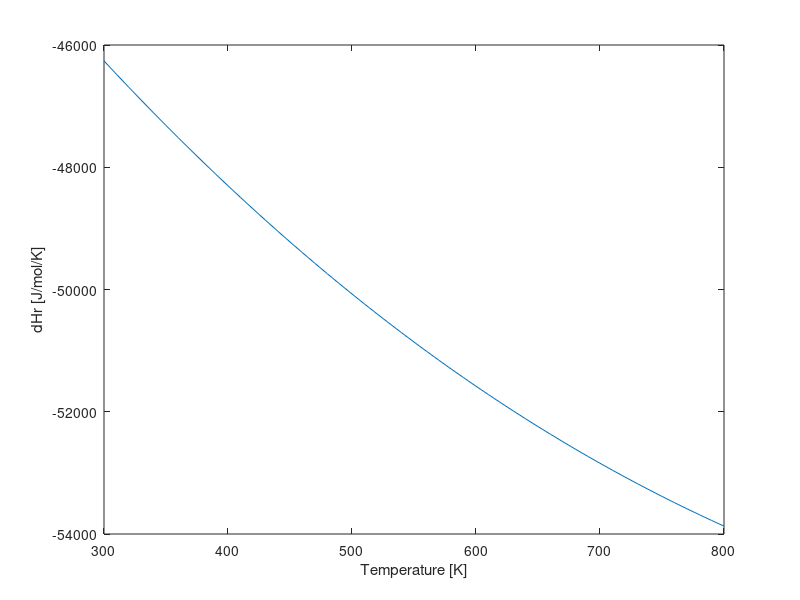

Source code (MATLAB):
%CHE 345 Seminar 6.5
%This file contains the numerical solution to Seminar 6.5
%To run each module, notice that double % (%%) separates this file.
%Click on any line of problem 1 and then control+enter to execute.
%Anton Fadic / Winter 2017

%% Problem 1
%Equilibrium composition
clear all; close all; clc;

%NH3 N2 H2
stoiCoef = [1 -1/2 -3/2];
dGr = [-16.6 0 0]*1e3; %from table A2.2
dGr_tot = stoiCoef*dGr'; 
Tref = 298.15; %Ref temp for dG in K
R=8.314; %J/mol/K;
K = exp(-dGr_tot/R/Tref); %this is the K at 298.15 K
fprintf('K = %4.1f at T=%4.2f K\n', K, Tref);

%to calculate K at another T we need van't Hoff eq. 
%We need to check the temperature dependency of dHr, which is given by the dCp:
dHr = [-46.22 0 0 ]*1e3;
dHr_tot = stoiCoef*dHr';
Cp = [27.54  2.56  *1e-2 0.98911*1e-5 -6.6801*1e-9;
      28.85 -0.1569*1e-2 0.8067*1e-5 -2.868*1e-9;
      29.06 -0.1913*1e-2 0.3997*1e-5 -0.8690*1e-9]'; %J/mol/K
dCp = Cp*stoiCoef'; %vector of Cp 

dHr = @(T) dHr_tot - [Tref Tref.^2/2 Tref.^3/3 Tref.^4/4]*[dCp(1) dCp(2) dCp(3) dCp(4)]'...
    + T*dCp(1) + T.^2.*dCp(2)./2 + T.^3.*dCp(3)./3 + T.^4.*dCp(4)./4;

fprintf('How does dHr change with temperature?\n\n');
pause;

close all; X=300:10:800; plot(X,dHr(X)); 
xlabel('Temperature [K]');
ylabel('dHr [J/mol/K]' );
pause;

dHr = @(T) dHr(T)./(T.^2)./R;
T=723; %K
intRes=integral(dHr,Tref,T);
K = K*exp(intRes);

fprintf('K = %d at%4.0f K\n',K,T)
%%%%%%%%%%%%%%%%%%%%%%%%%%%%%%%%%%%%%%%%%%%%%%%%%%%%%%%%%%%%%%%%%%%%%%%%%%%
%Ok, so far we have the K we need, now we can use its expression to compute
%the equilibrium composition
%%% K=Ky*Kphi*P^sumCoef;
%%%%%%%%%%%%%%%%%%%%%%%%%%%%%%%%%%%%%%%%%%%%%%%%%%%%%%%%%%%%%%%%%%%%%%%%%%%
sumCoef=sum(stoiCoef);
P=1000; %bar
fug = [860 1380 1350];
fugCoeff = fug/P;

%here evauluate the Kphi
Kphi=1;
for i=1:length(fug)
    Kphi=Kphi.*fugCoeff(i).^(stoiCoef(i));
end

NTbas = 100; %mole basis total initial

%NH3 N2 H2 Ar 
%here calculate the mole fractions in terms of extent of NH3
y_0= [0 0.21 0.63 0.16];
n_0 = y_0*NTbas;

% Here w is the number of moles of NH3 reacting
nf_nh3 = @(w)  n_0(1)+stoiCoef(1)*w;  
nf_n2 =  @(w)  n_0(2)+stoiCoef(2)*w;
nf_h2 =  @(w)  n_0(3)+stoiCoef(3)*w;  
nf_ar = n_0(4);      

sumNf = @(w) nf_nh3(w)+ nf_n2(w) + nf_h2(w) + nf_ar;

yf_nh3 = @(w) nf_nh3(w)./sumNf(w);
yf_n2 =  @(w) nf_n2(w)./sumNf(w);
yf_h2 =  @(w) nf_h2(w)./sumNf(w);
yf_ar =  @(w) nf_ar./sumNf(w);

Ky = @(w) yf_nh3(w).^(stoiCoef(1)).*yf_n2(w).^(stoiCoef(2)).*yf_h2(w).^(stoiCoef(3));

w=fsolve(@(w) K-Ky(w)*Kphi*P.^(sumCoef),20,optimset('TolFun',1e-12,'TolX',1e-12,'Display','off'));

fprintf('\nMole fraction at equilibrium\n');
fprintf('N2     H2      NH3      Ar\n');
fprintf('%4.3f  %4.3f  %4.3f   %4.3f \n', yf_n2(w), yf_h2(w), yf_nh3(w), yf_ar(w));

%% Problem 2
%Equilibrium composition
clear all; close all; clc;

%C2H4 H2 C2H6
stoiCoef = [1 1 -1];
dGr = [68.17 0 -32.9]*1e3; %from table A2.2
dGr_tot = stoiCoef*dGr'; 
Tref = 298.15; %Ref temp for dG in K
R=8.314; %J/mol/K;
K = exp(-dGr_tot/R/Tref); %this is the K at 298.15 K
fprintf('K = %d at T=%4.2f K\n', K, Tref);

%to calculate K at another T we need van't Hoff eq. 
%We need to check the temperature dependency of dHr, which is given by the dCp:
dHr = [52.32 0 -84.72 ]*1e3;
dHr_tot = stoiCoef*dHr';
Cp = [3.95   15.61 *1e-2 -8.331*1e-5 17.64*1e-9; %C2H4
     29.06 -0.1913*1e-2 0.3997*1e-5 -0.8690*1e-9; %H2
     6.889   17.24*1e-2 -6.395*1e-5 7.273*1e-9]'; %C2H6  %J/mol/K 
dCp = Cp*stoiCoef'; %vector of Cp 

dHr = @(T) dHr_tot- [Tref Tref.^2/2 Tref.^3/3 Tref.^4/4]*[dCp(1) dCp(2) dCp(3) dCp(4)]'...
    + T*dCp(1) + T.^2.*dCp(2)./2 + T.^3.*dCp(3)./3 + T.^4.*dCp(4)./4 ;
dHr2 = @(T) dHr(T)./(T.^2)./R;
T=1023; %K
intRes=integral(dHr2,Tref,T);
K = K*exp(intRes);

fprintf('K = %d at %4.0f K\n',K,T)
%%%%%%%%%%%%%%%%%%%%%%%%%%%%%%%%%%%%%%%%%%%%%%%%%%%%%%%%%%%%%%%%%%%%%%%%%%%
%Ok, so far we have the K we need, now we can use its expression to compute
%the equilibrium composition
%%% K=KyKphiP^sumCoef;
%%%%%%%%%%%%%%%%%%%%%%%%%%%%%%%%%%%%%%%%%%%%%%%%%%%%%%%%%%%%%%%%%%%%%%%%%%%
sumCoef=sum(stoiCoef);
P=1.2; %bar

%here evauluate the Kphi
Kphi=1;

NTbas = 1; %mole basis total initial

%C2H4 H2 C2H6
%here calculate the mole fractions in terms of conversion X
y_0= [0 0 1];
n_0 = y_0*NTbas;

% Here w is the number of moles of NH3 reacting
nf_c2h6 = @(X)  n_0(3)+stoiCoef(3)*X;  
nf_h2 =  @(X)  n_0(2)+stoiCoef(2)*X;  
nf_c2h4 =  @(X)  n_0(1)+stoiCoef(1)*X;

sumNf = @(X) nf_c2h6(X)+ nf_c2h4(X) + nf_h2(X);

yf_c2h6 = @(X) nf_c2h6(X)./sumNf(X);
yf_c2h4 = @(X) nf_c2h4(X)./sumNf(X);
yf_h2 =   @(X) nf_h2(X)./sumNf(X);

Ky = @(X) yf_c2h4(X).^(stoiCoef(1)).*yf_h2(X).^(stoiCoef(2)).*yf_c2h6(X).^(stoiCoef(3));

X=fsolve(@(X) K-Ky(X)*Kphi*P.^(sumCoef),0,optimset('TolFun',1e-12,'TolX',1e-12,'Display','off'));

fprintf('\nconversion is %4.2f%%\n', X*100);

fprintf('\nMole fraction at equilibrium\n');
fprintf('C2H6   C2H4    H2    \n');
fprintf('%4.3f  %4.3f  %4.3f    \n', yf_c2h6(X), yf_c2h4(X), yf_h2(X));

fprintf('\nPart b\n');
fprintf('the heat of reaction is %4.2f kJ/mol\n', dHr(1023)*1e-3)

%% Problem 3

clear all; close all; clc;

Po2 = 0.2;
fun = @(T) T.*log(Po2^0.5)+11273+T.*(2.89.*log10(T)-18.57);
T=fsolve(@(T) fun(T),1000,optimset('TolFun',1e-12,'TolX',1e-12,'Display','off'));
fprintf('for PO2=%3.1f bar, T=%4.1f K\n', Po2, T)
Po2 = 1;
fun = @(T) T.*log(Po2)+11273+T.*(2.89.*log10(T)-18.57);
T=fsolve(@(T) fun(T),1000,optimset('TolFun',1e-12,'TolX',1e-12,'Display','off'));
fprintf('for PO2=%3.0f bar, T=%4.1f K\n', Po2, T)